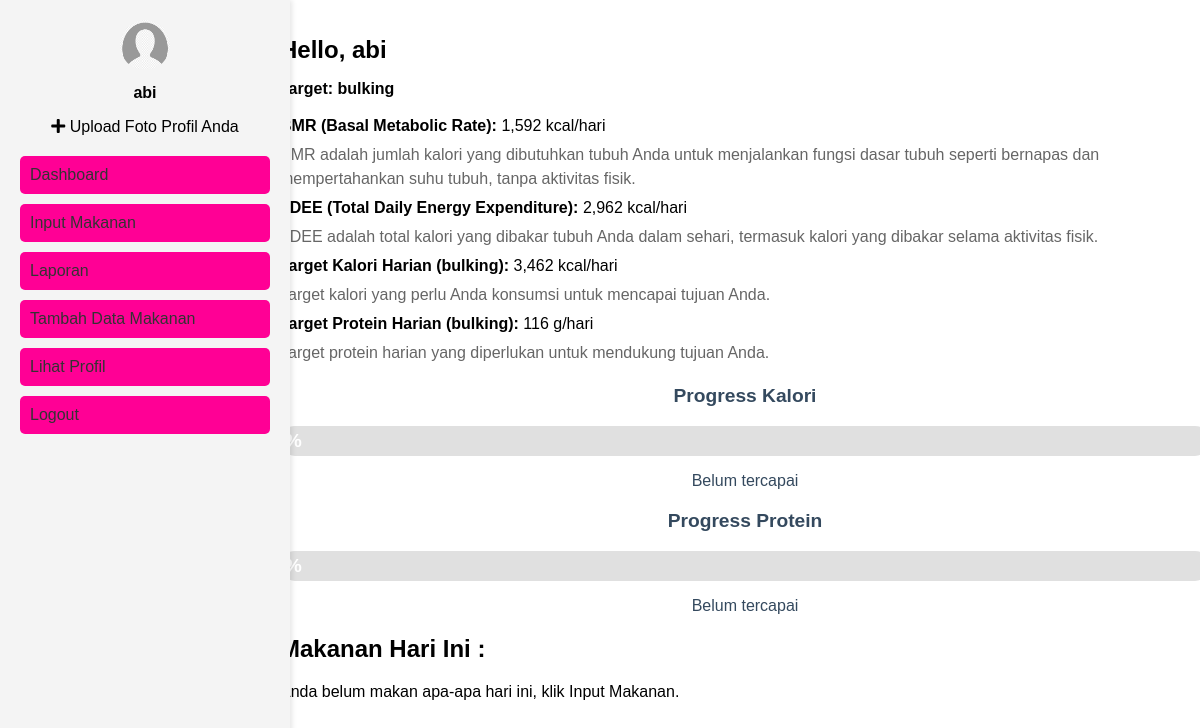
/dashboard/abi, run on the app's committed database.
### app.py (models this page shows)
class User(db.Model):
    id = db.Column(db.Integer, primary_key=True)
    username = db.Column(db.String(120), unique=True, nullable=False)
    password = db.Column(db.String(120), nullable=False)
    umur = db.Column(db.Integer, nullable=False)
    tb = db.Column(db.Integer, nullable=False)
    bb = db.Column(db.Integer, nullable=False)
    profile_picture = db.Column(db.String(200), nullable=True)
    tujuan = db.Column(db.String(50), nullable=False)
    aktivitas = db.Column(db.String(50), nullable=False)
    tipe_tubuh = db.Column(db.String(50), nullable=False)
    gender = db.Column(db.String(10), nullable=False)
    bmr = db.Column(db.Float, nullable=True)
    tdee = db.Column(db.Float, nullable=True)
    foods = db.relationship('Food', backref='user', lazy=True)

### app.py (the view)
@app.route('/dashboard/<username>')
def dashboard(username):
    user = User.query.filter_by(username=username).first_or_404()
    bmr = user.bmr
    tdee = user.tdee
    if user.tujuan == 'bulking':
        target_calories = tdee + 500  # Menambah 500 kalori untuk bulking
        target_protein = user.bb * 2  # Asumsi protein 15% dari total kalori
    elif user.tujuan == 'cutting':
        target_calories = tdee - 500  # Mengurangi 500 kalori untuk cutting
        target_protein = user.bb * 2  # Asumsi protein 15% dari total kalori
    else:
        target_calories = tdee  # Target kalori tetap di TDEE untuk maintain
        target_protein = user.bb * 1.6  # Asumsi protein 15% dari total kalori
    makanan_pagi = WaktuMakan.query.filter_by(waktu_makan='Pagi', user_id=user.id).all()
    makanan_siang = WaktuMakan.query.filter_by(waktu_makan='Siang', user_id=user.id).all()
    makanan_sore = WaktuMakan.query.filter_by(waktu_makan='Sore', user_id=user.id).all()
    makanan_malam = WaktuMakan.query.filter_by(waktu_makan='Malam', user_id=user.id).all()
    def total(waktu_list):
        return sum(w.food.protein for w in waktu_list if w.food.input_from == 'input makanan'), \
               sum(w.food.kalori  for w in waktu_list if w.food.input_from == 'input makanan')
    total_protein_input = sum(f.protein for f in user.foods if f.input_from == 'input makanan')
    total_kalori_input = sum(f.kalori  for f in user.foods if f.input_from == 'input makanan')
    total_protein_pagi, total_kalori_pagi = total(makanan_pagi)
    total_protein_siang, total_kalori_siang = total(makanan_siang)
    total_protein_sore, total_kalori_sore = total(makanan_sore)
    total_protein_malam, total_kalori_malam = total(makanan_malam)
    progress_calories = round((total_kalori_input / target_calories) * 100, 1)  # Round to 1 decimal
    progress_protein = round((total_protein_input / target_protein) * 100, 1)  # Round to 1 decimal
    target_status_calories = "Sudah tercapai" if total_kalori_input >= target_calories else "Belum tercapai"
    target_status_protein = "Sudah tercapai" if total_protein_input >= target_protein else "Belum tercapai"
    return render_template('dashboard.html',
                           user=user,
                           bmr=round(bmr),  # Menampilkan BMR dengan pembulatan
                           tdee=round(tdee),  # Menampilkan TDEE dengan pembulatan
                           target_calories=round(target_calories),  # Menampilkan target kalori dengan pembulatan
                           target_protein=round(target_protein),  # Menampilkan target protein dengan pembulatan
                           total_protein_input_makanan=total_protein_input,
                           total_kalori_input_makanan=total_kalori_input,
                           total_protein_pagi=total_protein_pagi,
                           total_kalori_pagi=total_kalori_pagi,
                           total_protein_siang=total_protein_siang,
                           total_kalori_siang=total_kalori_siang,
                           total_protein_sore=total_protein_sore,
                           total_kalori_sore=total_kalori_sore,
                           total_protein_malam=total_protein_malam,
                           total_kalori_malam=total_kalori_malam,
                           makanan_pagi=makanan_pagi,
                           makanan_siang=makanan_siang,
                           makanan_sore=makanan_sore,
                           makanan_malam=makanan_malam,
                           progress_calories=progress_calories,
                           progress_protein=progress_protein,
                           target_status_calories=target_status_calories,
                           target_status_protein=target_status_protein)

### app.py (called while the page is built)
@app.template_filter('format_number')
def format_number(value):
    try:
        return "{:,.0f}".format(value)
    except ValueError:
        return value

### templates/dashboard.html (shortened to what this page needs)
<!DOCTYPE html>
<html lang="id">
<head>
    <link rel="stylesheet" href="{{ url_for('static', filename='dashboard.css') }}">
    <link href="https://cdnjs.cloudflare.com/ajax/libs/font-awesome/5.15.4/css/all.min.css" rel="stylesheet">
    <link rel="stylesheet" href="{{ url_for('static', filename='sidebar.css') }}">
</head>
<body>
<div class="container">
    {% include 'sidebar.html' %}
    <div class="main-content">
        <header class="header">
            <h1>Hello, {{ user.username }}</h1>
            <p><strong>Target: {{ user.tujuan }}</strong></p>
            <div class="bmr-tdee-info">
                <p><strong>BMR (Basal Metabolic Rate):</strong> {{ user.bmr|round(0)|int | format_number }} kcal/hari</p>
                <p class="info-text">BMR adalah jumlah kalori yang dibutuhkan tubuh Anda untuk menjalankan fungsi dasar tubuh seperti bernapas dan mempertahankan suhu tubuh, tanpa aktivitas fisik.</p>
                <p><strong>TDEE (Total Daily Energy Expenditure):</strong> {{ user.tdee|round(0)|int | format_number }} kcal/hari</p>
                <p class="info-text">TDEE adalah total kalori yang dibakar tubuh Anda dalam sehari, termasuk kalori yang dibakar selama aktivitas fisik.</p>
                <p><strong>Target Kalori Harian ({{ user.tujuan }}):</strong> {{ "{:,.0f}".format(target_calories) }} kcal/hari</p>
                <p class="info-text">Target kalori yang perlu Anda konsumsi untuk mencapai tujuan Anda.</p>
                <p><strong>Target Protein Harian ({{ user.tujuan }}):</strong> {{ "{:,.0f}".format(target_protein) }} g/hari</p>
                <p class="info-text">Target protein harian yang diperlukan untuk mendukung tujuan Anda.</p>
            </div>
            <div class="progress-container">
                <h3>Progress Kalori</h3>
                <div class="progress-bar">
                    <div class="progress-fill" style="width: {{ progress_calories }}%; background-color: {{ 'green' if progress_calories >= 100 else 'orange' }};">
                        <span class="progress-text">{{ progress_calories | round(1) }}%</span>
                    </div>
                </div>
                <p>{{ target_status_calories }}</p>
            </div>
            <div class="progress-container">
                <h3>Progress Protein</h3>
                <div class="progress-bar">
                    <div class="progress-fill" style="width: {{ progress_protein }}%; background-color: {{ 'green' if progress_protein >= 100 else 'orange' }};">
                        <span class="progress-text">{{ progress_protein | round(1) }}%</span>
                    </div>
                </div>
                <p>{{ target_status_protein }}</p>
            </div>
        </header>
        <section class="food-list">
            <h2>Makanan Hari Ini :</h2>
            {% if not (makanan_pagi or makanan_siang or makanan_sore or makanan_malam) %}
                <p>Anda belum makan apa-apa hari ini, klik Input Makanan.</p>
            {% endif %}
        </section>
    </div>
</div>
</body>
</html>

### templates/sidebar.html (shortened to what this page needs)
<div class="sidebar">
        <div class="profile">
        {% if user.profile_picture %}
            <img id="profile-pic" src="{{ url_for('uploaded_file', filename=user.profile_picture) }}" alt="Profile" class="profile-pic" style="width: 50px; height: 50px; border-radius: 50%;">
        {% else %}
            <img id="profile-pic" src="{{ url_for('static', filename='images/default_profile.png') }}" alt="Profile" class="profile-pic" style="width: 50px; height: 50px; border-radius: 50%;">
        {% endif %}
        <p class="username">{{ user.username }}</p>
        <div class="upload-container">
            <label for="profile-upload" class="upload-icon">
                <i class="fa fa-plus" aria-hidden="true"></i>
            </label>
            <span>Upload Foto Profil Anda</span>
        </div>
        </div>
        <nav class="menu">
            <a href="/dashboard/{{ user.username }}"          class="menu-item">Dashboard</a>
            <a href="/input_makanan/{{ user.username }}"      class="menu-item">Input Makanan</a>
            <a href="/laporan/{{ user.username }}"            class="menu-item">Laporan</a>
            <a href="/tambah_data/{{ user.username }}"        class="menu-item">Tambah Data Makanan</a>
            <a href="{{ url_for('profile', username=user.username) }}" class="menu-item">Lihat Profil</a>
            <a href="/logout"                                 class="menu-item">Logout</a>
        </nav>
    </div>

### static/dashboard.css (style rules this page uses)
body { font-family: Arial, sans-serif; background-color: #f4f4f4; margin: 0; padding: 0; }
.container { display: flex; justify-content: flex-start; margin: 0 auto; max-width: 1250px; padding: 20px; min-height: 100vh; flex-wrap: wrap; }
.main-content { width: 100%; margin-left: 250px; margin-top: -20px; margin-right: -50px; background-color: white; padding: 20px; border-radius: 8px; flex-grow: 1; }
.header { margin-bottom: 20px; }
.header h1 { font-size: 24px; margin-bottom: 5px; }
.bmr-tdee-info p { font-size: 16px; margin: 5px 0; line-height: 1.5; }
.info-text { font-size: 14px; color: #666; margin-top: 5px; }
.progress-container { margin-top: 20px; text-align: center; }
.progress-bar { width: 100%; height: 30px; background-color: #e0e0e0; border-radius: 30px; position: relative; margin: 10px 0; overflow: hidden; }
.progress-fill { height: 100%; display: flex; justify-content: center; align-items: center; position: relative; transition: width 0.5s ease-in-out; color: white; font-weight: bold; border-radius: 30px; text-align: center; }
.progress-text { position: absolute; font-size: 1.2em; font-weight: bold; z-index: 1; }
.progress-container h3 { font-size: 1.2em; color: #34495E; }
.progress-container p { color: #34495E; font-size: 1em; }
.progress-bar .progress-fill { background-color: #f39c12; }

### static/sidebar.css (style rules this page uses)
.sidebar { position: fixed; top: 0; left: 0; width: 250px; height: 100%; background-color: #f4f4f4; padding: 20px; box-shadow: 2px 0 5px rgba(0, 0, 0, 0.1); z-index: 100; }
.sidebar img { width: 50px; height: 50px; border-radius: 50%; }
.sidebar .username { margin-top: 10px; text-align: center; font-weight: bold; }
.sidebar .menu { margin-top: 20px; }
.sidebar .menu-item { display: block; color: #333; text-decoration: none; margin-bottom: 10px; }
.main-content { margin-left: 240px; margin-right: -50px; margin-top: -20px; padding: 20px; background-color: #fff; flex-grow: 1; }
.profile { text-align: center; margin-bottom: 20px; }
.profile img { width: 80px; height: 80px; border-radius: 50%; }
.username { font-weight: bold; margin-top: 10px; font-size: 16px; }
.menu { margin-top: 20px; }
.menu-item { display: block; padding: 10px; background-color: #ff0095; color: white; text-decoration: none; margin-bottom: 5px; border-radius: 5px; }

### data on the page
User: username "abi", tujuan "bulking", bmr "1,592", tdee "2,962"

### other printed values
{{ "{:,.0f}".format(target_calories) }} "3,462"
{{ "{:,.0f}".format(target_protein) }} "116"
{{ target_status_calories }} "Belum tercapai"
{{ target_status_protein }} "Belum tercapai"
